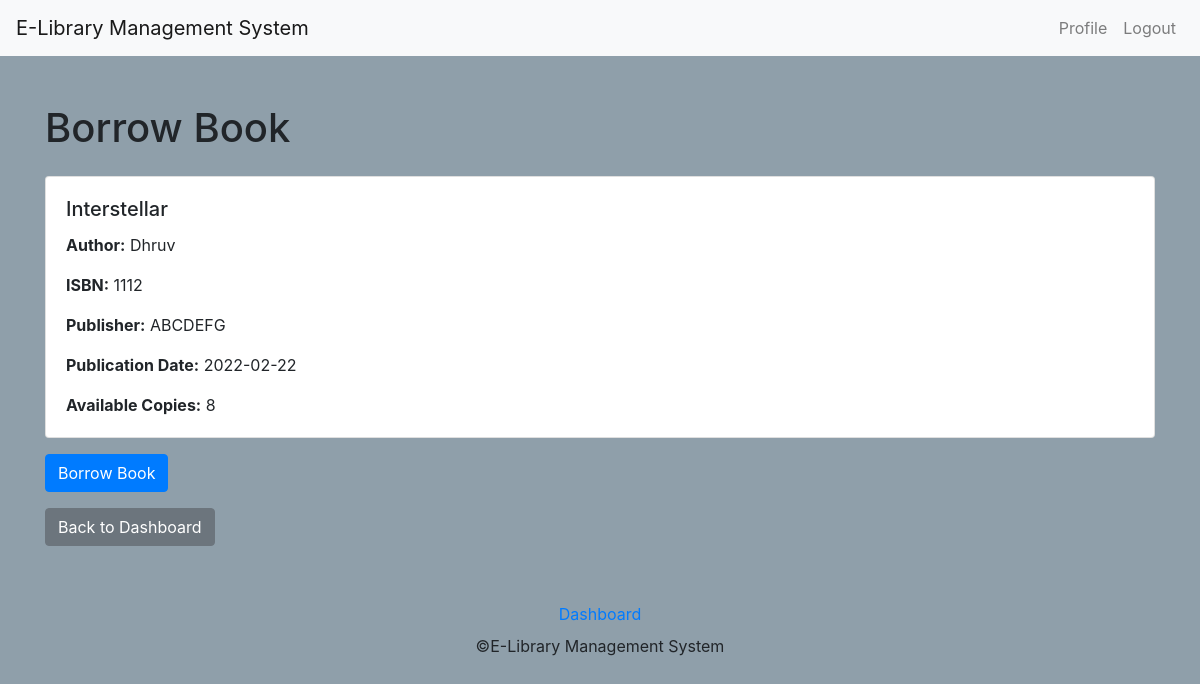
The app's page /book/borrow/3 (signed in) with its own data.
### books/models.py (models this page shows, shortened)
class Book(models.Model):
    title = models.CharField(max_length=255)
    author = models.CharField(max_length=255)
    isbn = models.PositiveBigIntegerField(unique=True)
    publication_date = models.DateField(blank=True, null=True)
    publisher_name = models.CharField(max_length=255, default=None)
    cover_image = models.ImageField(upload_to='book_covers/', blank=True, null=True)
    total_copies = models.PositiveIntegerField(default=1)
    available_copies = models.PositiveIntegerField(default=1)
    rating = models.FloatField(default=0.0)
    num_ratings = models.PositiveIntegerField(default=0)

### books/views.py (the view, shortened to what this page needs)
# urls.py: path('borrow/<int:pk>', borrow_book, name='borrow'),
@login_required
@role_required(['student',])
def borrow_book(request, pk):
    book = get_object_or_404(Book, pk=pk)
    return render(request, 'books/borrow_book.html', {'book': book})

### books/templates/books/borrow_book.html (shortened to what this page needs)
{% extends "users/base.html" %}
{% block content %}
<h1>Borrow Book</h1>
<div class="card mt-4">
    <div class="card-body">
        <h5 class="card-title">{{ book.title }}</h5>
        <p class="card-text"><strong>Author:</strong> {{ book.author }}</p>
        <p class="card-text"><strong>ISBN:</strong> {{ book.isbn }}</p>
        <p class="card-text"><strong>Publisher:</strong> {{ book.publisher_name }}</p>
        <p class="card-text"><strong>Publication Date:</strong> {{ book.publication_date|date:"Y-m-d" }}</p>
        <p class="card-text"><strong>Available Copies:</strong> {{ book.available_copies }}</p>
    </div>
</div>
{% if book.available_copies > 0 %}
    <form method="post">
        <button type="submit" class="btn btn-primary mt-3">Borrow Book</button>
    </form>
{% else %}
    <p class="text-danger mt-3">This book is currently unavailable.</p>
{% endif %}
<a href="{% url 'student_dashboard' %}" class="btn btn-secondary mt-3">Back to Dashboard</a>
{% endblock %}

### users/templates/users/base.html (style rules this page uses)
body { background-color: #8f9faa; }

### records on screen
Book: title "Interstellar", author "Dhruv", isbn "1112", publisher_name "ABCDEFG", publication_date "2022-02-22", available_copies "8"
